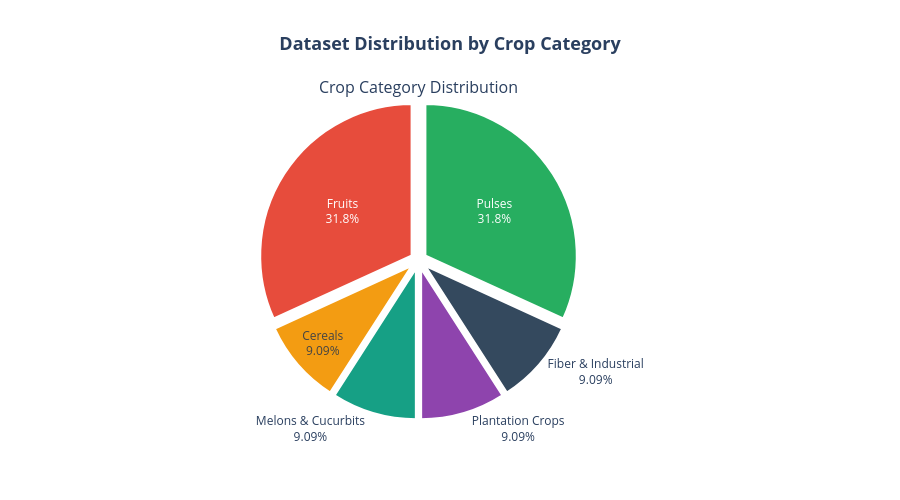

Source (notebook cell):
### Markdown cell above
#### Class and Category Distribution

### Code cell
# relative frequency of each agronomic category
fig = make_subplots(
    rows=1, cols=1,
    subplot_titles=('Crop Category Distribution',),
    specs=[[{'type': 'pie'}]]
)

cat_counts = df['category'].value_counts()

fig.add_trace(
    go.Pie(
        labels=cat_counts.index,
        values=cat_counts.values,
        marker=dict(
            colors=[CAT_COLORS[c] for c in cat_counts.index],
            line=dict(color='white', width=3)
        ),
        textinfo='label+percent',
        hovertemplate='<b>%{label}</b><br>Samples: %{value}<br>%{percent}<extra></extra>',
        pull=[0.05]*len(cat_counts)
    ),
    row=1, col=1
)

fig.update_layout(
    title=dict(
        text='<b>Dataset Distribution by Crop Category</b>',
        x=0.5, font=dict(size=18)
    ),
    template=PLOTLY_TEMPLATE,
    height=500,
    showlegend=False
)
fig.show()

crop_counts = df['label'].value_counts().reset_index()
crop_counts.columns = ['Crop', 'Count']
crop_counts

### Figure 1 — Plotly figure (JSON) as saved in the notebook; plotly's stock layout.template omitted (floating-point values rounded to 4 significant figures)
{"data": [{"domain": {"x": [0, 1], "y": [0, 1]}, "hovertemplate": "<b>%{label}</b><br>Samples: %{value}<br>%{percent}<extra></extra>", "labels": ["Pulses", "Fruits", "Cereals", "Melons & Cucurbits", "Plantation Crops", "Fiber & Industrial"], "marker": {"colors": ["#27AE60", "#E74C3C", "#F39C12", "#16A085", "#8E44AD", "#34495E"], "line": {"color": "white", "width": 3}}, "pull": [0.05, 0.05, 0.05, 0.05, 0.05, 0.05], "textinfo": "label+percent", "type": "pie", "values": [700, 700, 200, 200, 200, 200]}], "layout": {"annotations": [{"font": {"size": 16}, "showarrow": false, "text": "Crop Category Distribution", "x": 0.5, "xanchor": "center", "xref": "paper", "y": 1, "yanchor": "bottom", "yref": "paper"}], "height": 500, "showlegend": false, "title": {"font": {"size": 18}, "text": "<b>Dataset Distribution by Crop Category</b>", "x": 0.5}}}
